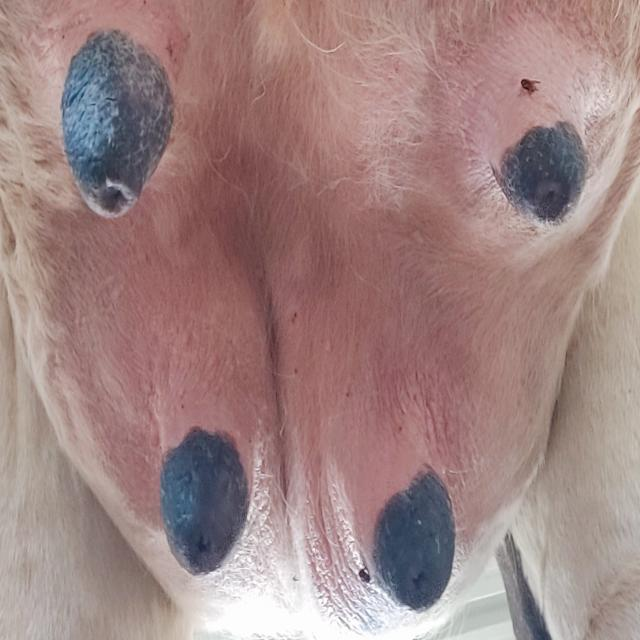
#> input picture test_images/udder1.jpg, 640 x 640 px
$ python -i lesion_detection.py   (imports and definitions only)   (older library calls are emulated)
#> lines starting #> are read from the running program, lines starting #| are printed output that depends on the picture; after the words box and inside, x2 and y2 are one past the last pixel; in counts of white or black regions, pixels touching at a corner belong together
#> further down, picture is the input picture: shape (640, 640, 3); mean B, G, R 130.4, 131.8, 158.9
### biomarker_extraction/preprocessing.py
"""
Biomarker-specific image preprocessing.

Separate from the MobileNet disease-classification preprocessing in app.py.
"""

from __future__ import annotations

from typing import Tuple

import cv2
import numpy as np
from PIL import Image


# [46 lines left out: functions load_image_bgr, load_image_bgr_from_array, resize_for_analysis, not called in this run]


def to_grayscale(image_bgr: np.ndarray) -> np.ndarray:
    """Convert BGR image to single-channel grayscale."""
    return cv2.cvtColor(image_bgr, cv2.COLOR_BGR2GRAY)


def to_hsv(image_bgr: np.ndarray) -> np.ndarray:
    """Convert BGR image to HSV."""
    return cv2.cvtColor(image_bgr, cv2.COLOR_BGR2HSV)


def to_lab(image_bgr: np.ndarray) -> np.ndarray:
    """Convert BGR image to LAB."""
    return cv2.cvtColor(image_bgr, cv2.COLOR_BGR2LAB)
#> returned value: shape (640, 640, 3); mean of channels 0, 1, 2 146.4, 138.5, 132.9

### biomarker_extraction/lesion_detection.py
"""
Modular candidate lesion-region detection.

The strategy is intentionally simple and swappable so segmentation can be
improved later without changing biomarker modules.
"""

from __future__ import annotations

from dataclasses import dataclass, field
from typing import List, Tuple

import cv2
import numpy as np

from biomarker_extraction.preprocessing import to_grayscale, to_hsv, to_lab


@dataclass
class LesionDetectionResult:
    """Output of candidate lesion detection."""

    mask: np.ndarray
    contours: List[np.ndarray] = field(default_factory=list)
    analyzed_pixel_count: int = 0
    lesion_pixel_count: int = 0


# Tunable parameters documented for future refinement.
MIN_COMPONENT_AREA = 40
MORPH_KERNEL_SIZE = 5
DEVIATION_BLUR_KSIZE = 31
DEVIATION_THRESHOLD = 18.0
SATURATION_THRESHOLD = 45
VALUE_LOW_THRESHOLD = 35
VALUE_HIGH_THRESHOLD = 245


def _remove_border_connected(mask: np.ndarray) -> np.ndarray:
    """Remove foreground components touching image borders (common artifact source)."""
    cleaned = mask.copy()
    height, width = cleaned.shape
    flood = cleaned.copy()
    flood_mask = np.zeros((height + 2, width + 2), dtype=np.uint8)
    cv2.floodFill(flood, flood_mask, (0, 0), 0)
    return flood


def _build_deviation_mask(image_bgr: np.ndarray) -> np.ndarray:
    """
    Detect pixels that deviate from a locally smoothed color baseline.

    Uses LAB distance from a large-kernel median blur as a lighting-robust
    deviation signal, then Otsu-thresholds the deviation map.
    """
    lab = to_lab(image_bgr).astype(np.float32)
    baseline = cv2.medianBlur(lab.astype(np.uint8), DEVIATION_BLUR_KSIZE).astype(np.float32)
    deviation = np.linalg.norm(lab - baseline, axis=2)

    deviation_u8 = cv2.normalize(deviation, None, 0, 255, cv2.NORM_MINMAX).astype(np.uint8)
    _, mask = cv2.threshold(deviation_u8, 0, 255, cv2.THRESH_BINARY + cv2.THRESH_OTSU)
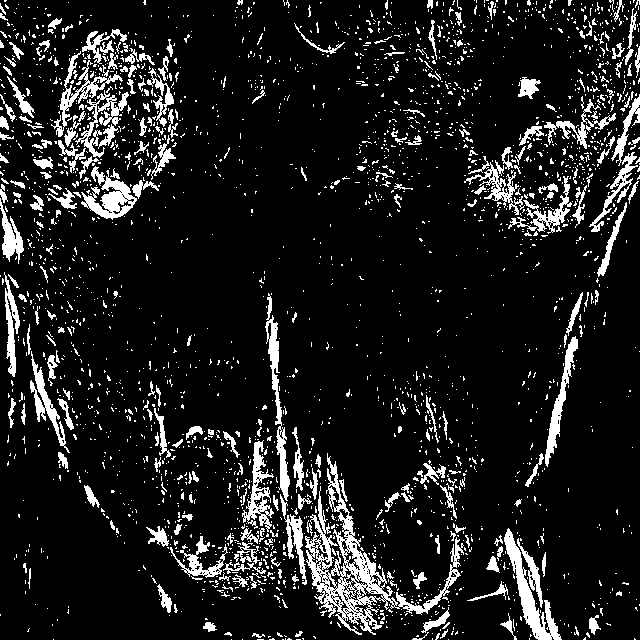
#> mask: shape (640, 640); 11.4% white; 2733 white regions (2459 under 20 px), largest, box (x1, y1, x2, y2) and area: (305, 453, 464, 635) 5236, (504, 528, 562, 640) 1617, (81, 166, 137, 220) 1295

    # Require deviation above a minimum absolute level to reduce noise.
    strong = (deviation >= DEVIATION_THRESHOLD).astype(np.uint8) * 255
#> strong: shape (640, 640); 7.1% white; 1932 white regions (1728 under 20 px), largest, box (x1, y1, x2, y2) and area: (305, 474, 398, 632) 2959, (504, 529, 560, 640) 1431, (242, 441, 274, 522) 737
    return cv2.bitwise_and(mask, strong)


def _build_color_mask(image_bgr: np.ndarray) -> np.ndarray:
    """
    Detect unusually saturated or extreme-value regions in HSV space.

    This catches reddish/inflamed or very dark/bright lesion-like areas.
    """
    hsv = to_hsv(image_bgr)
#> in to_hsv, `return cv2.cvtColor(image_bgr, cv2.COLOR_BGR2HSV)`: returned value: shape (640, 640, 3); mean H, S, V 48, 56.6, 161.4
    saturation = hsv[:, :, 1]
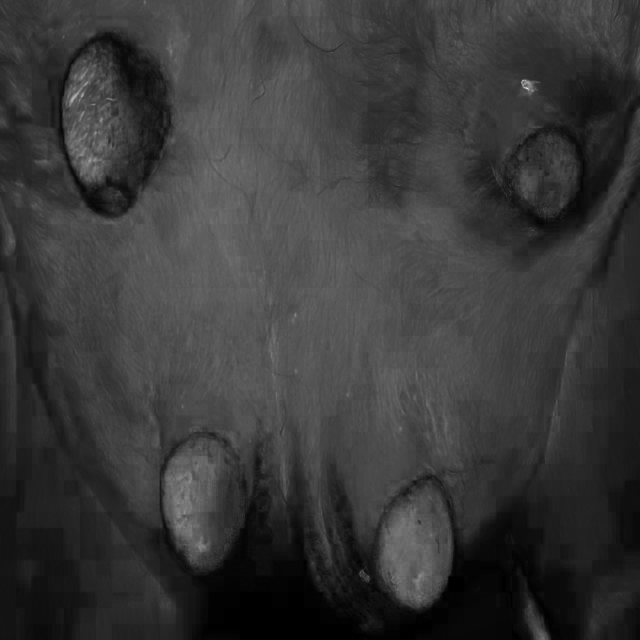
#> saturation: shape (640, 640); min 0, max 230, mean 56.6
    value = hsv[:, :, 2]
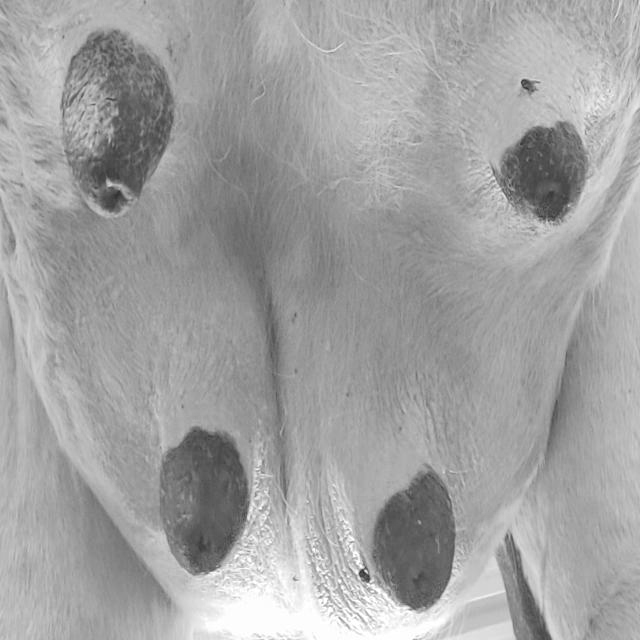
#> value: shape (640, 640); min 39, max 255, mean 161.4

    sat_mask = (saturation >= SATURATION_THRESHOLD).astype(np.uint8) * 255
#> sat_mask: shape (640, 640); 67.4% white; 187 black regions (161 under 20 px), largest, box (x1, y1, x2, y2) and area: (0, 166, 640, 640) 104627, (465, 48, 640, 260) 15401, (0, 31, 172, 217) 11858
    value_mask = (
        (value <= VALUE_LOW_THRESHOLD) | (value >= VALUE_HIGH_THRESHOLD)
    ).astype(np.uint8) * 255
#> value_mask: shape (640, 640); 1.6% white; 140 white regions (131 under 20 px), largest, box (x1, y1, x2, y2) and area: (204, 582, 445, 640) 5822, (389, 601, 413, 618) 101, (278, 569, 288, 591) 61
    return cv2.bitwise_or(sat_mask, value_mask)
#> returned value: shape (640, 640); 69% white; 211 black regions (183 under 20 px), largest, box (x1, y1, x2, y2) and area: (0, 166, 640, 640) 97574, (465, 48, 640, 260) 15401, (0, 31, 172, 217) 11858


def _build_texture_mask(image_bgr: np.ndarray) -> np.ndarray:
    """
    Highlight high local-contrast regions using Laplacian magnitude.

    Helps capture raised/textured lesion areas missed by color-only rules.
    """
    gray = to_grayscale(image_bgr)
#> in to_grayscale, `return cv2.cvtColor(image_bgr, cv2.COLOR_BGR2GRAY)`:
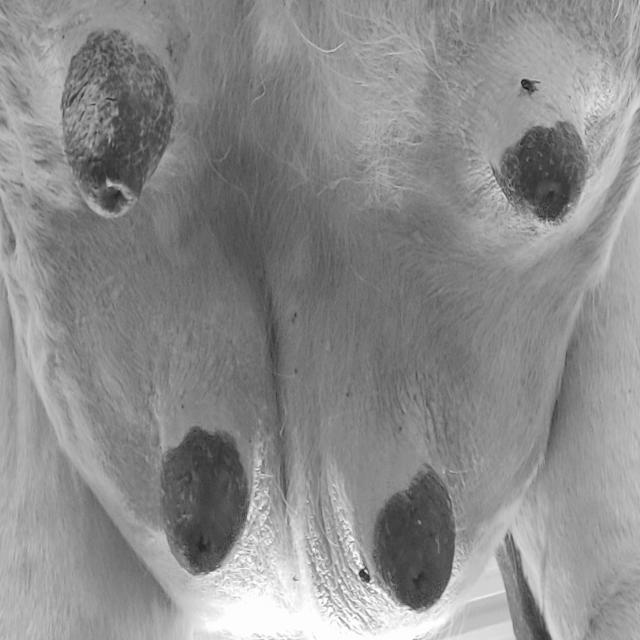
#> returned value: shape (640, 640); min 19, max 255, mean 139.7
    laplacian = cv2.Laplacian(gray, cv2.CV_64F)
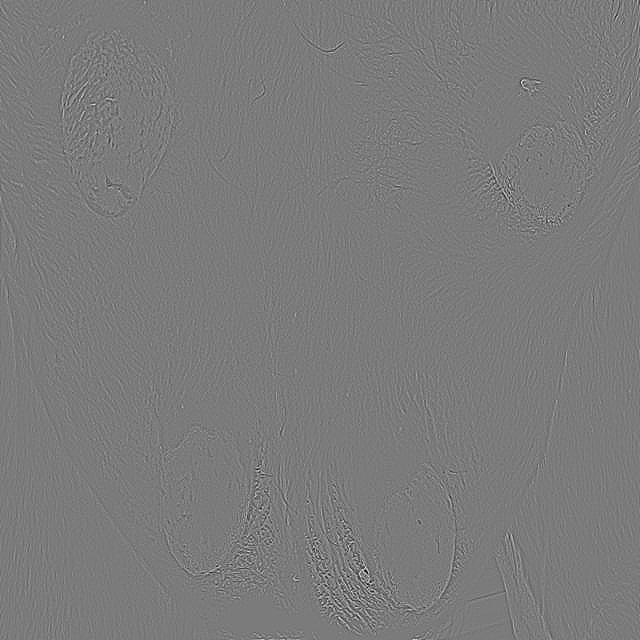
#> laplacian: shape (640, 640) float64; min -170, max 181, mean 0; drawn with min black and max white
    magnitude = np.abs(laplacian)
    magnitude_u8 = cv2.normalize(magnitude, None, 0, 255, cv2.NORM_MINMAX).astype(np.uint8)
    _, mask = cv2.threshold(magnitude_u8, 0, 255, cv2.THRESH_BINARY + cv2.THRESH_OTSU)
#> mask: shape (640, 640); 7.6% white in thin lines or dots
    return mask


def detect_lesion_candidates(image_bgr: np.ndarray) -> LesionDetectionResult:
    """
    Detect candidate lesion-like regions using a modular multi-signal mask.

    Signals are combined with logical OR, then cleaned morphologically.
    Connected components smaller than MIN_COMPONENT_AREA are discarded.
    """
    deviation_mask = _build_deviation_mask(image_bgr)
    color_mask = _build_color_mask(image_bgr)
    texture_mask = _build_texture_mask(image_bgr)

    combined = cv2.bitwise_or(deviation_mask, color_mask)
#> combined: shape (640, 640); 72.5% white; 329 black regions (300 under 20 px), largest, box (x1, y1, x2, y2) and area: (0, 166, 640, 640) 87871, (467, 48, 640, 260) 13041, (0, 31, 172, 214) 9456
    combined = cv2.bitwise_or(combined, texture_mask)
#> combined: shape (640, 640); 74.6% white; 754 black regions (696 under 20 px), largest, box (x1, y1, x2, y2) and area: (369, 166, 640, 640) 38315, (0, 228, 255, 640) 36616, (513, 49, 640, 260) 9172

    kernel = cv2.getStructuringElement(
        cv2.MORPH_ELLIPSE,
        (MORPH_KERNEL_SIZE, MORPH_KERNEL_SIZE),
    )
    combined = cv2.morphologyEx(combined, cv2.MORPH_OPEN, kernel, iterations=1)
#> combined: shape (640, 640); 70.1% white; 126 black regions (105 under 20 px), largest, box (x1, y1, x2, y2) and area: (0, 166, 640, 640) 94760, (466, 49, 640, 260) 15400, (0, 31, 172, 214) 10964
    combined = cv2.morphologyEx(combined, cv2.MORPH_CLOSE, kernel, iterations=2)
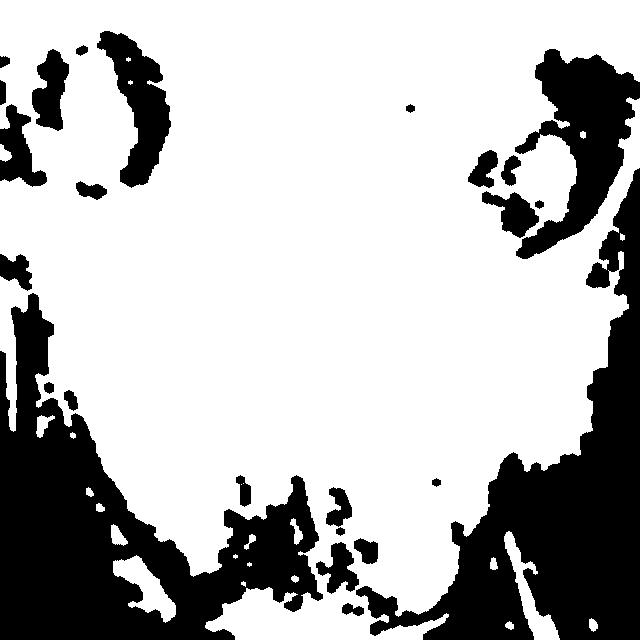
#> combined: shape (640, 640); 72.2% white; 25 black regions, largest, box (x1, y1, x2, y2) and area: (0, 293, 323, 640) 44466, (356, 168, 640, 640) 41299, (515, 49, 640, 259) 11759
    combined = _remove_border_connected(combined)
#> in _remove_border_connected, `cv2.floodFill(flood, flood_mask, (0, 0), 0)`:
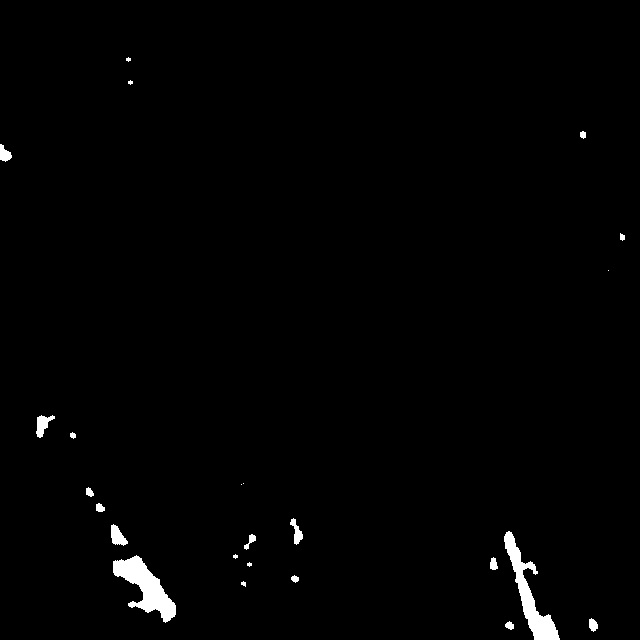
#> flood: shape (640, 640); 1.2% white; 24 white regions (7 under 20 px), largest, box (x1, y1, x2, y2) and area: (113, 555, 176, 623) 1789, (504, 531, 560, 640) 1668, (36, 415, 55, 438) 223

    num_labels, labels, stats, _ = cv2.connectedComponentsWithStats(combined, connectivity=8)
#> labels: shape (640, 640) int32; 25 distinct labels, from 0 to 24
#> num_labels = 25; stats = 25 rows, first 6: [0, 0, 640, 640, 404753], [126, 57, 5, 5, 17], [128, 80, 5, 5, 17], [580, 131, 6, 8, 38], [0, 144, 12, 18, 136], [620, 233, 5, 8, 30]
    filtered = np.zeros_like(combined)
    for label_idx in range(1, num_labels):
        area = stats[label_idx, cv2.CC_STAT_AREA]
        if area >= MIN_COMPONENT_AREA:
            filtered[labels == label_idx] = 255
#> this loop made 24 passes
#> area on passes 3, 4, 5, 7, 8, 11, 12, 13, 14, 15, 16, 17: 38, 136, 30, 223, 30, 55, 62, 160, 223, 1668, 77, 1789
#> filtered: shape (640, 640); 1.1% white; 13 white regions

    contours, _ = cv2.findContours(filtered, cv2.RETR_EXTERNAL, cv2.CHAIN_APPROX_SIMPLE)
#> contours = 13 contours; largest, box (x1, y1, x2, y2) and area: (113, 555, 176, 623) 1678, (504, 531, 560, 640) 1519, (111, 524, 128, 546) 194, (36, 415, 55, 438) 189, (290, 518, 303, 545) 128

    analyzed_pixel_count = int(filtered.size)
#> analyzed_pixel_count = 409600
    lesion_pixel_count = int(np.count_nonzero(filtered))
#> lesion_pixel_count = 4658

    return LesionDetectionResult(
        mask=filtered,
        contours=contours,
        analyzed_pixel_count=analyzed_pixel_count,
        lesion_pixel_count=lesion_pixel_count,
    )


def get_component_centroids(
    mask: np.ndarray,
    min_area: int = MIN_COMPONENT_AREA,
) -> List[Tuple[float, float]]:
    """Return (x, y) centroids for connected components above min_area."""
    num_labels, labels, stats, centroids = cv2.connectedComponentsWithStats(mask, connectivity=8)
    points: List[Tuple[float, float]] = []
    for label_idx in range(1, num_labels):
        if stats[label_idx, cv2.CC_STAT_AREA] >= min_area:
            points.append((float(centroids[label_idx, 0]), float(centroids[label_idx, 1])))
    return points

>>> import cv2
>>> picture = cv2.imread('../test_images/udder1.jpg')
>>> result = detect_lesion_candidates(picture)

$ run again, on test_images/udder12.jpg
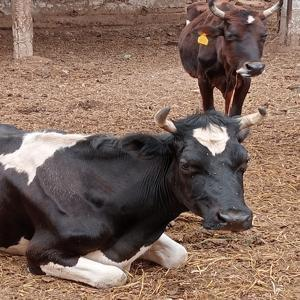
#> input picture test_images/udder12.jpg, 300 x 300 px
#> picture is the input picture: shape (300, 300, 3); mean B, G, R 92.9, 104.5, 128
#> in _build_deviation_mask, `_, mask = cv2.threshold(deviation_u8, 0, 255, cv2.THRESH_BINARY + cv2...`:
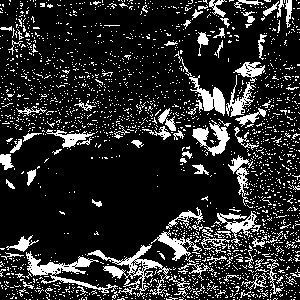
#> mask: shape (300, 300); 16.8% white; 2116 white regions (2026 under 20 px), largest, box (x1, y1, x2, y2) and area: (87, 244, 172, 297) 1034, (26, 251, 118, 293) 907, (192, 120, 230, 156) 542
#> strong: shape (300, 300); 46% white; 908 white regions (846 under 20 px), largest, box (x1, y1, x2, y2) and area: (0, 0, 300, 300) 32684, (0, 0, 65, 71) 1319, (78, 149, 127, 161) 314
#> sat_mask: shape (300, 300); 74.3% white; 131 black regions (113 under 20 px), largest, box (x1, y1, x2, y2) and area: (0, 108, 254, 238) 19050, (50, 250, 126, 286) 1328, (144, 228, 187, 266) 558
#> value_mask: shape (300, 300); 10.1% white; 369 white regions (345 under 20 px), largest, box (x1, y1, x2, y2) and area: (52, 142, 189, 258) 4215, (0, 188, 49, 248) 1572, (2, 133, 62, 172) 676
#> in _remove_border_connected, `cv2.floodFill(flood, flood_mask, (0, 0), 0)`:
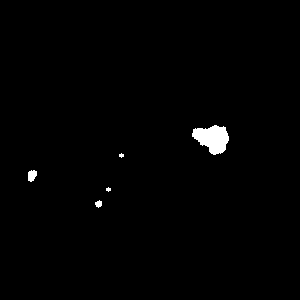
#> flood: shape (300, 300); 0.98% white; 5 white regions (2 under 20 px), largest, box (x1, y1, x2, y2) and area: (192, 125, 229, 155) 725, (28, 170, 37, 182) 83, (95, 200, 102, 208) 39
#> labels: shape (300, 300) int32; 6 distinct labels, from 0 to 5
#> num_labels = 6; stats = [[0, 0, 300, 300, 89119], [192, 125, 37, 30, 725], [119, 153, 5, 5, 17], [28, 170, 9, 12, 83], [106, 187, 5, 5, 17], [95, 200, 7, 8, 39]]
#> the loop in detect_lesion_candidates, `for label_idx in range(1, num_labels):` made 5 passes
#> area on passes 1, 3, 5: 725, 83, 39
#> contours = 2 contours; box (x1, y1, x2, y2) and area: (192, 125, 229, 155) 673, (28, 170, 37, 182) 67
#> lesion_pixel_count = 808
